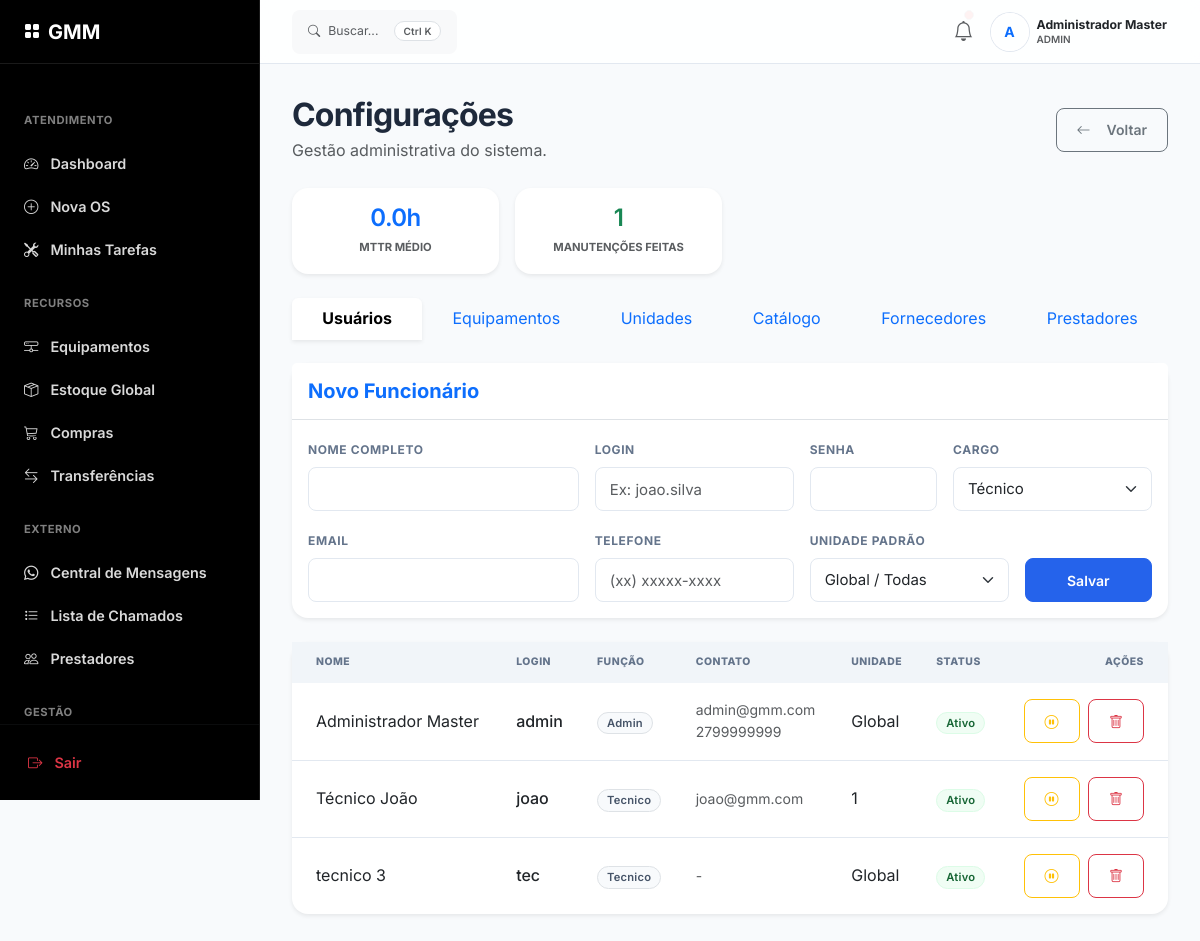
Before: /admin/configuracoes (signed in) with the older database file.
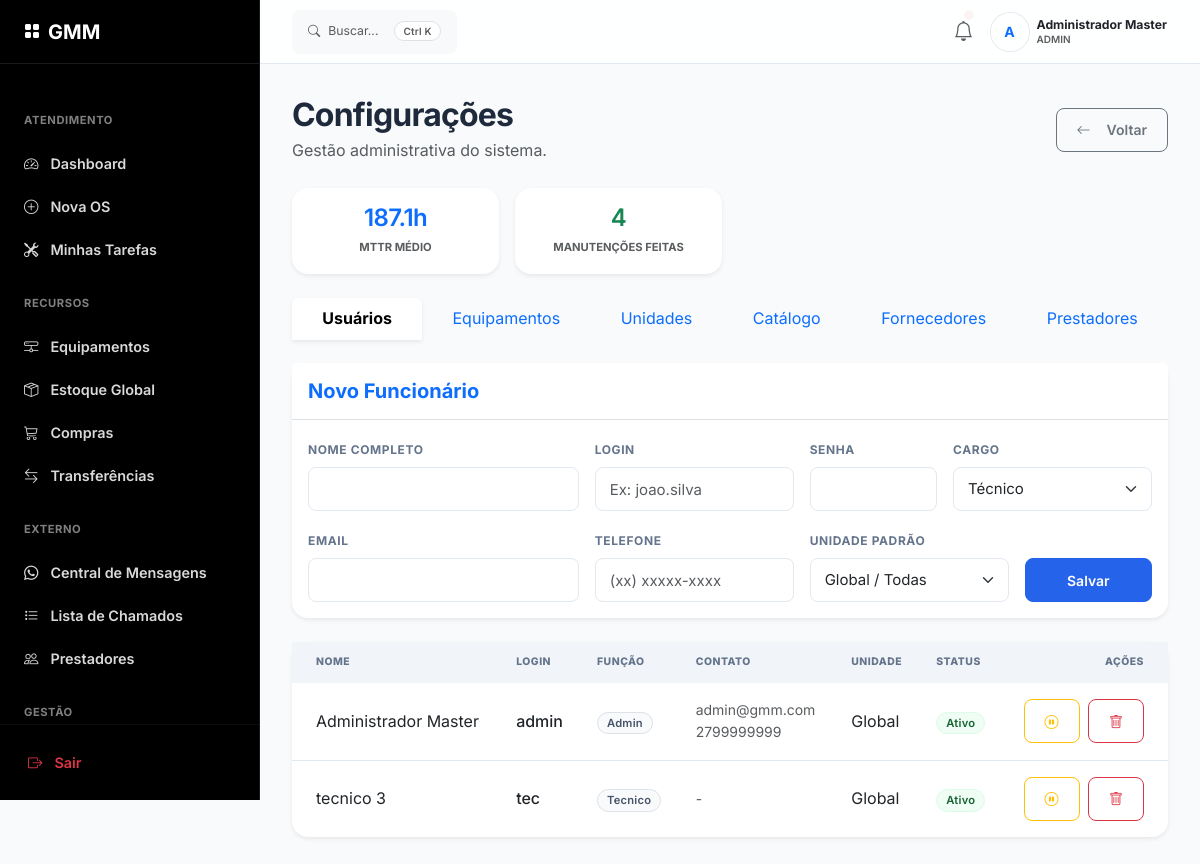
After: the same page with the newer database file.
### app/models/models.py (models this page shows, shortened)
class Usuario(UserMixin, db.Model):
    __tablename__ = 'usuarios'
    id = db.Column(db.Integer, primary_key=True)
    nome = db.Column(db.String(100), nullable=False)
    username = db.Column(db.String(50), unique=True, nullable=False)
    telefone = db.Column(db.String(20), nullable=True)
    email = db.Column(db.String(120), unique=True, nullable=True)
    senha_hash = db.Column(db.String(255), nullable=False)
    tipo = db.Column(db.String(20), nullable=False)
    foto_perfil = db.Column(db.String(255), nullable=True) # [Novo PRD 3.1.1]
    unidade_padrao_id = db.Column(db.Integer, db.ForeignKey('unidades.id'), nullable=True)
    ativo = db.Column(db.Boolean, default=True)
    ultimo_acesso = db.Column(db.DateTime, nullable=True)
    created_at = db.Column(db.DateTime, default=datetime.utcnow)
    registros = db.relationship('RegistroPonto', backref='usuario', lazy=True)

### app/routes/admin.py (the view)
@bp.route('/configuracoes', methods=['GET'])
@login_required
def dashboard():
    active_tab = request.args.get('tab', 'tecnicos')
    unidades = Unidade.query.all()
    funcionarios = Usuario.query.order_by(Usuario.nome).all()
    equipamentos = Equipamento.query.all()
    fornecedores = Fornecedor.query.all()
    estoque_itens = Estoque.query.all()
    terceirizados = Terceirizado.query.order_by(Terceirizado.nome).all()
    os_concluidas = OrdemServico.query.filter(
        OrdemServico.status == 'concluida',
        OrdemServico.tipo_manutencao == 'corretiva',
        OrdemServico.data_conclusao != None
    ).all()
    total_horas = 0
    qtd_os = len(os_concluidas)
    for os_obj in os_concluidas:
        diff = os_obj.data_conclusao - os_obj.data_abertura
        total_horas += diff.total_seconds() / 3600
    mttr = round(total_horas / qtd_os, 1) if qtd_os > 0 else 0
    return render_template('admin_config.html',
                         unidades=unidades,
                         funcionarios=funcionarios,
                         equipamentos=equipamentos,
                         fornecedores=fornecedores,
                         estoque_itens=estoque_itens,
                         terceirizados=terceirizados,
                         kpi_mttr=mttr,
                         kpi_os_concluidas=qtd_os,
                         active_tab=active_tab)

### app/routes/admin.py (called while the page is built, shortened)
@bp.before_request
def restrict_to_admin():
    if request.endpoint == 'admin.buscar_fornecedores_peca':
        return
    if current_user.is_authenticated and current_user.tipo == 'comprador':
        if request.endpoint in ['admin.compras_painel', 'admin.aprovar_pedido', 'admin.rejeitar_pedido', 'admin.receber_pedido''admin.transferencias_painel','admin.aprovar_transferencia','admin.rejeitar_transferencia']:
            return
    if not current_user.is_authenticated or current_user.tipo not in ['admin']:
        abort(403)

### app/templates/admin_config.html (shortened to what the changed rows need)
{% extends "base.html" %}
{% block content %}
<div class="d-flex flex-column flex-md-row justify-content-between align-items-md-center mb-4 gap-3">
    <div>
        <h2 class="mb-1">Configurações</h2>
    </div>
</div>
<div class="row g-3 mb-4">
    <div class="col-6 col-md-3">
        <div class="card border-0 shadow-sm h-100">
            <div class="card-body text-center p-3">
                <h3 class="mb-0 text-primary">{{ kpi_mttr }}h</h3>
                <small class="text-muted text-uppercase fw-bold" style="font-size: 0.7rem;">MTTR Médio</small>
            </div>
        </div>
    </div>
    <div class="col-6 col-md-3">
        <div class="card border-0 shadow-sm h-100">
            <div class="card-body text-center p-3">
                <h3 class="mb-0 text-success">{{ kpi_os_concluidas }}</h3>
                <small class="text-muted text-uppercase fw-bold" style="font-size: 0.7rem;">Manutenções Feitas</small>
            </div>
        </div>
    </div>
</div>
<div class="tab-content">
    <div class="tab-pane fade {% if active_tab == 'tecnicos' %}show active{% endif %}" id="tecnicos">
        <div class="card border-0 shadow-sm">
            <div class="card-body p-0">
                <div class="table-responsive">
                    <table class="table table-hover table-responsive-stack mb-0">
                        <thead class="bg-light">
                            <tr>
                                <th class="ps-4">Nome</th>
                                <th>Login</th>
                                <th>Função</th>
                                <th>Contato</th>
                                <th>Unidade</th>
                                <th>Status</th>
                                <th class="text-end pe-4">Ações</th>
                            </tr>
                        </thead>
                        <tbody>
                            {% for f in funcionarios %}
                            <tr>
                                <td class="ps-4" data-label="Nome">{{ f.nome }}</td>
                                <td data-label="Login" class="fw-medium">{{ f.username }}</td>
                                <td data-label="Função">
                                    <span class="badge bg-secondary bg-opacity-10 text-dark border">{{ f.tipo|capitalize
                                        }}</span>
                                </td>
                                <td data-label="Contato" class="small text-muted">
                                    <div>{{ f.email or '-' }}</div>
                                    <div>{{ f.telefone or '' }}</div>
                                </td>
                                <td data-label="Unidade">{{ f.unidade_padrao_id or 'Global' }}</td>
                                <td data-label="Status">
                                    {% if f.ativo %}
                                        <span class="badge bg-success">Ativo</span>
                                    {% else %}
                                        <span class="badge bg-secondary">Inativo</span>
                                    {% endif %}
                                </td>
                                <td class="text-end pe-4" data-label="Ações">
                                    <a href="{{ url_for('admin.toggle_usuario_status', id=f.id) }}"
                                        class="btn btn-sm btn-outline-{% if f.ativo %}warning{% else %}success{% endif %} me-1"
                                        title="{% if f.ativo %}Desativar{% else %}Ativar{% endif %} usuário">
                                        <i class="bi bi-{% if f.ativo %}pause-circle{% else %}play-circle{% endif %}"></i>
                                    </a>
                                    <a href="{{ url_for('admin.excluir_tecnico', id=f.id) }}"
                                        class="btn btn-sm btn-outline-danger"
                                        onclick="return confirm('Confirmar exclusão permanente?')"
                                        title="Excluir permanentemente">
                                        <i class="bi bi-trash"></i>
                                    </a>
                                </td>
                            </tr>
                            {% endfor %}
                        </tbody>
                    </table>
                </div>
            </div>
        </div>
    </div>
</div>
{% endblock %}

### app/templates/base.html (shortened to what the changed rows need)
<!DOCTYPE html>
<html lang="pt-br">
<head>
    <link href="https://cdn.jsdelivr.net/npm/bootstrap@5.3.0/dist/css/bootstrap.min.css" rel="stylesheet">
    <link rel="stylesheet" href="https://cdn.jsdelivr.net/npm/bootstrap-icons@1.10.5/font/bootstrap-icons.css">
    <link rel="stylesheet" href="{{ url_for('static', filename='css/style.css') }}">
</head>
<body>
    <div class="app-shell">
        <div class="main-wrapper">
            <header class="app-header">
                <div class="d-flex align-items-center gap-3">
                    {% if current_user.is_authenticated %}
                    <button class="btn btn-icon text-muted position-relative p-0 border-0 bg-transparent">
                        <i class="bi bi-bell fs-5"></i>
                        <span
                            class="position-absolute top-0 start-100 translate-middle p-1 bg-danger border border-light rounded-circle"
                            style="margin-top: 5px; margin-left: -5px;">
                        </span>
                    </button>
                    <div class="dropdown">
                        <button
                            class="btn btn-link text-decoration-none p-0 d-flex align-items-center gap-2 dropdown-toggle-no-caret"
                            data-bs-toggle="dropdown">
                            <div class="avatar-circle bg-accent bg-opacity-10 text-accent fw-bold rounded-circle d-flex align-items-center justify-content-center"
                                style="width: 38px; height: 38px; border: 2px solid #fff; box-shadow: 0 0 0 1px var(--border);">
                                {{ current_user.nome[0] | upper }}
                            </div>
                            <div class="text-start d-none d-lg-block" style="line-height: 1.2;">
                                <div class="fw-bold text-dark small">{{ current_user.nome }}</div>
                                <div class="text-muted" style="font-size: 10px;">{{ current_user.tipo | upper }}</div>
                            </div>
                        </button>
                    </div>
                    {% endif %}
                </div>
            </header>
            <main class="content-inner">
                {% block content %}{% endblock %}
            </main>
        </div>
    </div>
</body>
</html>

Changed rows visible on the page:
removed Usuario: nome "Técnico João", username "joao", tipo "Tecnico", email "joao@gmm.com", unidade_padrao "1", ativo "Ativo"
Other visible differences:
{{ kpi_mttr }}: "0.0" → "187.1"
{{ kpi_os_concluidas }}: "1" → "4"
